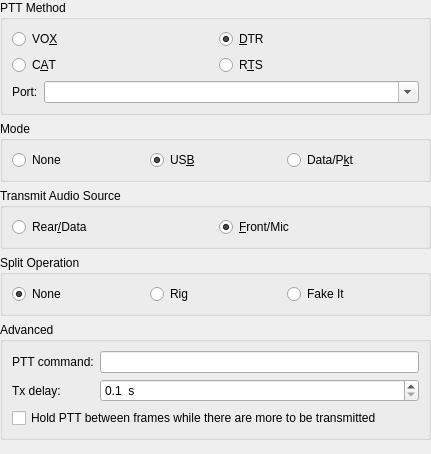
             <widget class="QWidget" name="scrollAreaWidgetContents_4">
              <property name="geometry">
               <rect>
                <x>0</x>
                <y>0</y>
                <width>431</width>
                <height>454</height>
               </rect>
              </property>
              <layout class="QVBoxLayout" name="verticalLayout_28">
               <property name="leftMargin">
                <number>0</number>
               </property>
               <property name="topMargin">
                <number>0</number>
               </property>
               <property name="rightMargin">
                <number>0</number>
               </property>
               <property name="bottomMargin">
                <number>0</number>
               </property>
               <item>
                <widget class="QGroupBox" name="PTT_method_group_box">
                 <property name="sizePolicy">
                  <sizepolicy hsizetype="Expanding" vsizetype="Preferred">
                   <horstretch>0</horstretch>
                   <verstretch>0</verstretch>
                  </sizepolicy>
                 </property>
                 <property name="toolTip">
                  <string>How this program activates the PTT on your radio</string>
                 </property>
                 <property name="title">
                  <string>PTT Method</string>
                 </property>
                 <layout class="QGridLayout" name="gridLayout_2">
                  <item row="0" column="0">
                   <widget class="QRadioButton" name="PTT_VOX_radio_button">
                    <property name="toolTip">
                     <string>&lt;html&gt;&lt;head/&gt;&lt;body&gt;&lt;p&gt;No PTT activation, instead the radio's automatic VOX is used to key the transmitter.&lt;/p&gt;&lt;p&gt;Use this if you have no radio interface hardware.&lt;/p&gt;&lt;/body&gt;&lt;/html&gt;</string>
                    </property>
                    <property name="text">
                     <string>VO&amp;X</string>
                    </property>
                    <attribute name="buttonGroup">
                     <string notr="true">PTT_method_button_group</string>
                    </attribute>
                   </widget>
                  </item>
                  <item row="0" column="1">
                   <widget class="QRadioButton" name="PTT_DTR_radio_button">
                    <property name="toolTip">
                     <string>&lt;html&gt;&lt;head/&gt;&lt;body&gt;&lt;p&gt;Use the RS-232 DTR control line to toggle your radio's PTT, requires hardware to inteface the line.&lt;/p&gt;&lt;p&gt;Some commercial interface units also use this method.&lt;/p&gt;&lt;p&gt;The DTR control line of the CAT serial port may be used for this or a DTR control line on a different serial port may be used.&lt;/p&gt;&lt;/body&gt;&lt;/html&gt;</string>
                    </property>
                    <property name="text">
                     <string>&amp;DTR</string>
                    </property>
                    <property name="checked">
                     <bool>true</bool>
                    </property>
                    <attribute name="buttonGroup">
                     <string notr="true">PTT_method_button_group</string>
                    </attribute>
                   </widget>
                  </item>
                  <item row="1" column="0">
                   <widget class="QRadioButton" name="PTT_CAT_radio_button">
                    <property name="toolTip">
                     <string>Some radios support PTT via CAT commands,
use this option if your radio supports it and you have no
other hardware interface for PTT.</string>
                    </property>
                    <property name="text">
                     <string>C&amp;AT</string>
                    </property>
                    <attribute name="buttonGroup">
                     <string notr="true">PTT_method_button_group</string>
                    </attribute>
                   </widget>
                  </item>
                  <item row="1" column="1">
                   <widget class="QRadioButton" name="PTT_RTS_radio_button">
                    <property name="toolTip">
                     <string>&lt;html&gt;&lt;head/&gt;&lt;body&gt;&lt;p&gt;Use the RS-232 RTS control line to toggle your radio's PTT, requires hardware to inteface the line.&lt;/p&gt;&lt;p&gt;Some commercial interface units also use this method.&lt;/p&gt;&lt;p&gt;The RTS control line of the CAT serial port may be used for this or a RTS control line on a different serial port may be used. Note that this option is not available on the CAT serial port when hardware flow control is used.&lt;/p&gt;&lt;/body&gt;&lt;/html&gt;</string>
                    </property>
                    <property name="text">
                     <string>R&amp;TS</string>
                    </property>
                    <attribute name="buttonGroup">
                     <string notr="true">PTT_method_button_group</string>
                    </attribute>
                   </widget>
                  </item>
                  <item row="2" column="0" rowspan="2" colspan="2">
                   <layout class="QFormLayout" name="formLayout_4">
                    <property name="fieldGrowthPolicy">
                     <enum>QFormLayout::FieldGrowthPolicy::ExpandingFieldsGrow</enum>
                    </property>
                    <item row="0" column="0">
                     <widget class="QLabel" name="PTT_port_label">
                      <property name="text">
                       <string>Port:</string>
                      </property>
                      <property name="buddy">
                       <cstring>PTT_port_combo_box</cstring>
                      </property>
                     </widget>
                    </item>
                    <item row="0" column="1">
                     <widget class="QComboBox" name="PTT_port_combo_box">
                      <property name="sizePolicy">
                       <sizepolicy hsizetype="MinimumExpanding" vsizetype="Fixed">
                        <horstretch>1</horstretch>
                        <verstretch>0</verstretch>
                       </sizepolicy>
                      </property>
                      <property name="toolTip">
                       <string>&lt;html&gt;&lt;head/&gt;&lt;body&gt;&lt;p&gt;Select the RS-232 serial port utilised for PTT control, this option is available when DTR or RTS is selected above as a transmit method.&lt;/p&gt;&lt;p&gt;This port can be the same one as the one used for CAT control.&lt;/p&gt;&lt;p&gt;For some interface types the special value CAT may be chosen, this is used for non-serial CAT interfaces that can control serial port control lines remotely (OmniRig for example).&lt;/p&gt;&lt;/body&gt;&lt;/html&gt;</string>
                      </property>
                      <property name="editable">
                       <bool>true</bool>
                      </property>
                      <property name="currentText">
                       <string/>
                      </property>
                      <property name="currentIndex">
                       <number>-1</number>
                      </property>
                      <property name="insertPolicy">
                       <enum>QComboBox::InsertPolicy::NoInsert</enum>
                      </property>
                     </widget>
                    </item>
                   </layout>
                  </item>
                 </layout>
                </widget>
               </item>
               <item>
                <widget class="QGroupBox" name="mode_group_box">
                 <property name="toolTip">
                  <string>Modulation mode selected on radio.</string>
                 </property>
                 <property name="title">
                  <string>Mode</string>
                 </property>
                 <layout class="QGridLayout" name="gridLayout_10">
                  <item row="0" column="1">
                   <widget class="QRadioButton" name="mode_USB_radio_button">
                    <property name="toolTip">
                     <string>&lt;html&gt;&lt;head/&gt;&lt;body&gt;&lt;p&gt;USB is usually the correct modulation mode,&lt;/p&gt;&lt;p&gt;unless the radio has a special data or packet mode setting&lt;/p&gt;&lt;p&gt;for AFSK operation.&lt;/p&gt;&lt;/body&gt;&lt;/html&gt;</string>
                    </property>
                    <property name="text">
                     <string>US&amp;B</string>
                    </property>
                    <property name="checked">
                     <bool>true</bool>
                    </property>
                    <attribute name="buttonGroup">
                     <string notr="true">TX_mode_button_group</string>
                    </attribute>
                   </widget>
                  </item>
                  <item row="0" column="0">
                   <widget class="QRadioButton" name="mode_none_radio_button">
                    <property name="toolTip">
                     <string>Don't allow the program to set the radio mode
(not recommended but use if the wrong mode
or bandwidth is selected).</string>
                    </property>
                    <property name="text">
                     <string>None</string>
                    </property>
                    <attribute name="buttonGroup">
                     <string notr="true">TX_mode_button_group</string>
                    </attribute>
                   </widget>
                  </item>
                  <item row="0" column="2">
                   <widget class="QRadioButton" name="mode_data_radio_button">
                    <property name="toolTip">
                     <string>If this is availabe then it is usually the correct mode for this program.</string>
                    </property>
                    <property name="text">
                     <string>Data/P&amp;kt</string>
                    </property>
                    <attribute name="buttonGroup">
                     <string notr="true">TX_mode_button_group</string>
                    </attribute>
                   </widget>
                  </item>
                 </layout>
                </widget>
               </item>
               <item>
                <widget class="QGroupBox" name="TX_audio_source_group_box">
                 <property name="toolTip">
                  <string>Some radios can select the audio input using a CAT command,
this setting allows you to select which audio input will be used
(if it is available then generally the Rear/Data option is best).</string>
                 </property>
                 <property name="title">
                  <string>Transmit Audio Source</string>
                 </property>
                 <layout class="QGridLayout" name="gridLayout_7">
                  <item row="0" column="0">
                   <widget class="QRadioButton" name="TX_source_data_radio_button">
                    <property name="text">
                     <string>Rear&amp;/Data</string>
                    </property>
                    <attribute name="buttonGroup">
                     <string notr="true">TX_audio_source_button_group</string>
                    </attribute>
                   </widget>
                  </item>
                  <item row="0" column="1">
                   <widget class="QRadioButton" name="TX_source_mic_radio_button">
                    <property name="text">
                     <string>&amp;Front/Mic</string>
                    </property>
                    <property name="checked">
                     <bool>true</bool>
                    </property>
                    <attribute name="buttonGroup">
                     <string notr="true">TX_audio_source_button_group</string>
                    </attribute>
                   </widget>
                  </item>
                 </layout>
                </widget>
               </item>
               <item>
                <widget class="QGroupBox" name="split_operation_group_box">
                 <property name="title">
                  <string>Split Operation</string>
                 </property>
                 <layout class="QGridLayout" name="gridLayout_12">
                  <item row="0" column="2">
                   <widget class="QRadioButton" name="split_emulate_radio_button">
                    <property name="text">
                     <string>Fake It</string>
                    </property>
                    <attribute name="buttonGroup">
                     <string notr="true">split_mode_button_group</string>
                    </attribute>
                   </widget>
                  </item>
                  <item row="0" column="1">
                   <widget class="QRadioButton" name="split_rig_radio_button">
                    <property name="text">
                     <string>Rig</string>
                    </property>
                    <attribute name="buttonGroup">
                     <string notr="true">split_mode_button_group</string>
                    </attribute>
                   </widget>
                  </item>
                  <item row="0" column="0">
                   <widget class="QRadioButton" name="split_none_radio_button">
                    <property name="text">
                     <string>None</string>
                    </property>
                    <property name="checked">
                     <bool>true</bool>
                    </property>
                    <attribute name="buttonGroup">
                     <string notr="true">split_mode_button_group</string>
                    </attribute>
                   </widget>
                  </item>
                 </layout>
                </widget>
               </item>
               <item>
                <widget class="QGroupBox" name="groupBox_14">
                 <property name="title">
                  <string>Advanced</string>
                 </property>
                 <layout class="QVBoxLayout" name="verticalLayout_33">
                  <item>
                   <widget class="QFrame" name="frame">
                    <property name="frameShape">
                     <enum>QFrame::Shape::NoFrame</enum>
                    </property>
                    <property name="frameShadow">
                     <enum>QFrame::Shadow::Plain</enum>
                    </property>
                    <property name="lineWidth">
                     <number>0</number>
                    </property>
                    <layout class="QFormLayout" name="formLayout_3">
                     <property name="leftMargin">
                      <number>0</number>
                     </property>
                     <property name="topMargin">
                      <number>0</number>
                     </property>
                     <property name="rightMargin">
                      <number>0</number>
                     </property>
                     <property name="bottomMargin">
                      <number>0</number>
                     </property>
                     <item row="1" column="0">
                      <widget class="QLabel" name="label_11">
                       <property name="text">
                        <string>Tx delay:</string>
                       </property>
                       <property name="buddy">
                        <cstring>sbTxDelay</cstring>
                       </property>
                      </widget>
                     </item>
                     <item row="1" column="1">
                      <widget class="QDoubleSpinBox" name="sbTxDelay">
                       <property name="toolTip">
                        <string>Minimum delay between assertion of PTT and start of Tx audio.</string>
                       </property>
                       <property name="suffix">
                        <string>  s</string>
                       </property>
                       <property name="decimals">
                        <number>1</number>
                       </property>
                       <property name="minimum">
                        <double>0.100000000000000</double>
                       </property>
                       <property name="maximum">
                        <double>0.500000000000000</double>
                       </property>
                       <property name="singleStep">
                        <double>0.100000000000000</double>
                       </property>
                      </widget>
                     </item>
                     <item row="0" column="0">
                      <widget class="QLabel" name="label_12">
                       <property name="text">
                        <string>PTT command:</string>
                       </property>
                      </widget>
                     </item>
                     <item row="0" column="1">
                      <widget class="QLineEdit" name="ptt_command_line_edit"/>
                     </item>
                    </layout>
                   </widget>
                  </item>
                  <item>
                   <widget class="QCheckBox" name="hold_ptt_check_box">
                    <property name="text">
                     <string>Hold PTT between frames while there are more to be transmitted</string>
                    </property>
                   </widget>
                  </item>
                 </layout>
                </widget>
               </item>
               <item>
                <spacer name="verticalSpacer_16">
                 <property name="orientation">
                  <enum>Qt::Orientation::Vertical</enum>
                 </property>
                 <property name="sizeHint" stdset="0">
                  <size>
                   <width>20</width>
                   <height>40</height>
                  </size>
                 </property>
                </spacer>
               </item>
              </layout>
             </widget>
